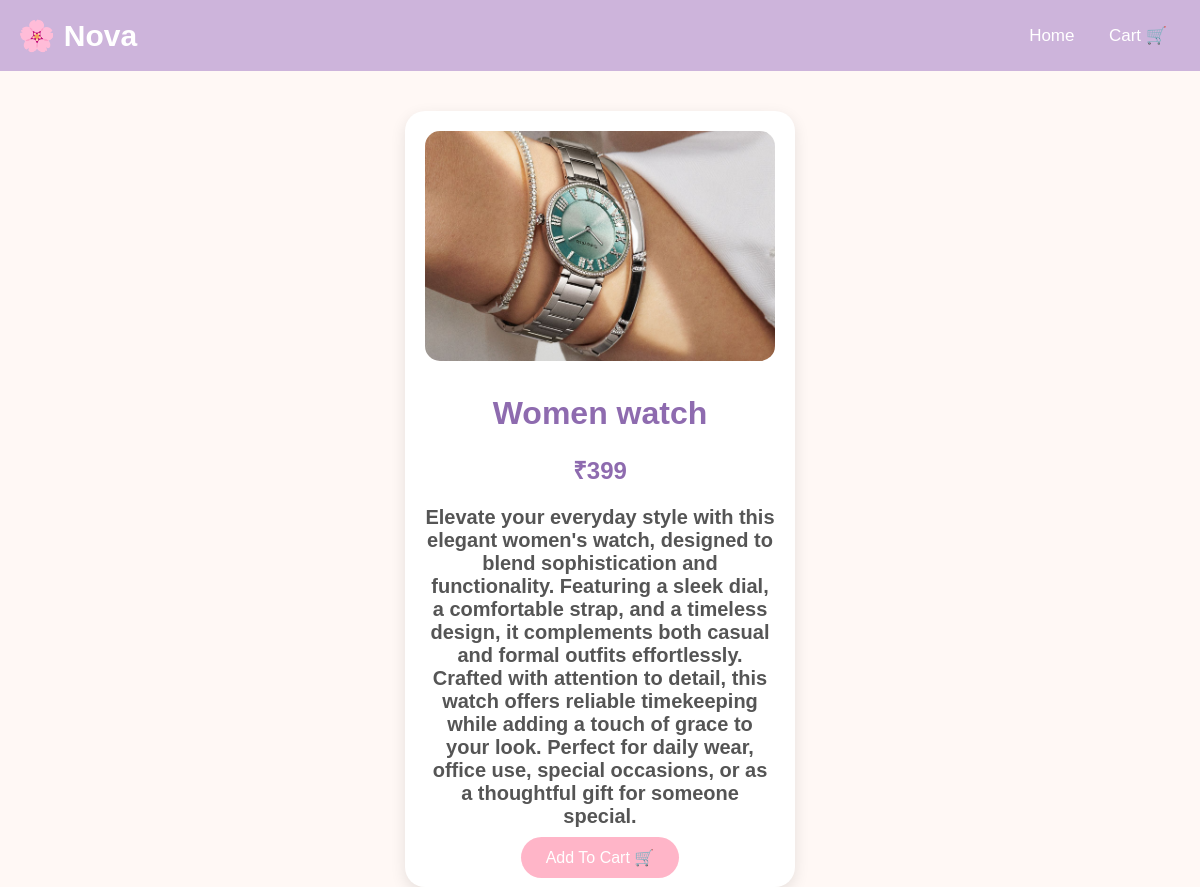
Screenshot of /product/2/ with the database file from the repository.
### store/models.py (models this page shows, shortened)
class Product(models.Model):
    name = models.CharField(max_length=100)
    price = models.IntegerField()
    description = models.TextField()
    image = models.ImageField(upload_to="products/")

### store/views.py (the view)
# urls.py: path('product/<int:id>/', views.product, name='product'),
def product(request,id):
    item = Product.objects.get(id=id)
    return render(request,"product.html",{"product":item})

### templates/product.html (shortened to what this page needs)
<!DOCTYPE html>
<html>
<head>
<link rel="stylesheet" href="/static/style.css">
</head>
<body>
<div class="navbar">
<div class="logo">
🌸 Nova
</div>
<div>
<a href="/">Home</a>
<a href="/cart/">Cart 🛒</a>
</div>
</div>
<div style="text-align:center; margin-top:40px;">
<div class="card" style="margin:auto; width:350px;">
<img src="{{product.image.url}}">
<h1>{{product.name}}</h1>
<h2>
₹{{product.price}}
</h2>
<p>
{{product.description}}
</p>
<a class="btn" href="/add/{{product.id}}">
Add To Cart 🛒
</a>
</div>
</div>
</body>
</html>

### static/style.css (style rules this page uses)
body { font-family: 'Poppins', sans-serif; background-color: #FFF8F5; margin: 0; padding: 0; color: #555; }
.navbar { background-color: #CDB4DB; padding: 18px; display: flex; justify-content: space-between; align-items: center; }
.logo { font-size: 28px; font-weight: bold; color: white; }
.navbar a { text-decoration: none; color: white; margin: 15px; font-size: 17px; }
h1 { text-align: center; color: #8E6BAF; margin-top: 30px; }
.card { background-color: white; width: 250px; margin: 20px; padding: 20px; border-radius: 20px; box-shadow: 0px 5px 15px rgba(0,0,0,0.1); transition: 0.3s; }
.card img { border-radius: 15px; width: 100%; }
button, .btn { background-color: #FFB5C8; border:none; padding:12px 25px; border-radius:25px; color:white; cursor:pointer; text-decoration:none; }
.logo { font-size:30px; font-weight:bold; }
.card { text-align:center; }
.card h2 { color:#8E6BAF; }
.card p { font-size:20px; font-weight:bold; }
.card img { height:230px; object-fit:cover; }

### rows the page displays
Product: image (picture), name "Women watch", price "399", description "Elevate your everyday style with this elegant women's watch, designed to blend sophistication and functionality. Featuring a sleek dial, a comfortable strap, and a timeless design, it complements both casual and formal outfits effortlessly. Crafted with attention to detail, this watch offers reliable timekeeping while adding a touch of grace to your look. Perfect for daily wear, office use, special occasions, or as a thoughtful gift for someone special."
